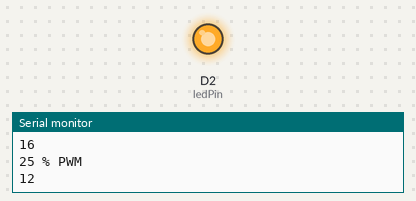
Bench run of a sketch on a simulated Arduino Zero (SAMD21). Parts: output pins drawn as LEDs (lit = HIGH), the last lines printed to the serial monitor.

Above: at 7.5 s.
At 20.0 s:
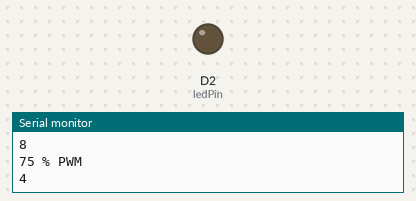
Timing chart, 0 to 33.3 s (numbered marks = the images above):
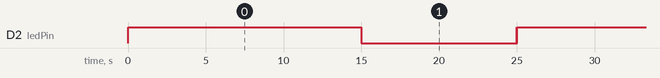

Measured:
- by itself, D2 (ledPin): moves between LOW and HIGH, repeating every 25.6 s

The sketch:

PWM_test_static.ino
```cpp
const int ledPin = 2;

int i, j, resolution = 0;
char str[14];

int PWMArray[5];
int twodimensional[13][6] = {{4, 0, 4, 8, 12, 16}, {5, 0, 8, 16, 24, 32}, {6, 0, 16, 32, 48, 64}, {7, 0, 32, 64, 98, 128}, \
  {8, 0, 64, 128, 192, 256}, {9, 0, 128, 256, 394, 512}, {10, 0, 256, 512, 768, 1024}, {11, 0, 512, 1024, 768, 2048}, \
  {12, 0, 1024, 2048, 768, 4096}, {13, 0, 2048, 4096, 768, 8192}, {14, 0, 4096, 8192, 768, 16348}, \
  {15, 0, 8192, 16348, 768, 32768}, {16, 0, 16348, 512, 768, 65536}
};

void setup() {
  // put your setup code here, to run once:
  //pinMode(0, OUTPUT);
  //pinMode(2, OUTPUT);
  Serial.begin(115200);
  // PWM Frequenz [Hz] 1000 default
  analogWriteFreq(1000);
  // PWM Resolution 4096
  //analogWriteRange(1024);
  // PWM bits
  analogWriteResolution(resolution);
}

void PWM_test() {
  for (j = 0; j < 14 ; j = j + 1) {
    // Static Test
    Serial.print("j is ");
    Serial.println(j);
    resolution = twodimensional[j][0];
    analogWriteResolution(resolution);
    //    str = "Resolution is";
    Serial.print("Resolution is ");
    Serial.println(resolution);
    for (i = 0; i < 5; i = i + 1) {
      PWMArray[i] = twodimensional[j][i + 1];
    }
    Serial.println("1 % PWM");
    Serial.println(PWMArray[4]);
    analogWrite(ledPin, PWMArray[4]);
    delay(5000);
    Serial.println("25 % PWM");
    Serial.println(PWMArray[3]);
    analogWrite(ledPin, PWMArray[3] );
    delay(5000);
    Serial.println("50 % PWM");
    Serial.println(PWMArray[2]);
    analogWrite(ledPin, PWMArray[2] );
    delay(5000);
    Serial.println("75 % PWM");
    Serial.println(PWMArray[1]);
    analogWrite(ledPin, PWMArray[1] );
    delay(5000);
    Serial.println("100 % PWM");
    Serial.println(PWMArray[0]);
    analogWrite(ledPin, PWMArray[0] );
    delay(5000);
    // Dynamic Test
    Serial.print("Dynamic test with ");
    Serial.print(PWMArray[4]);
    Serial.println(" Steps");

    // increase the LED brightness
    for (int dutyCycle = PWMArray[4]; dutyCycle > 0; dutyCycle--) {
      // changing the LED brightness with PWM
      analogWrite(ledPin, dutyCycle);
      delay(1);
    }
    // decrease the LED brightness
    for (int dutyCycle = 0; dutyCycle < PWMArray[4]; dutyCycle++) {
      // changing the LED brightness with PWM
      analogWrite(ledPin, dutyCycle);
      delay(1);
    }
    delay(500);
  }
}


void loop() {
  // put your main code here, to run repeatedly:
  PWM_test();
}
```
